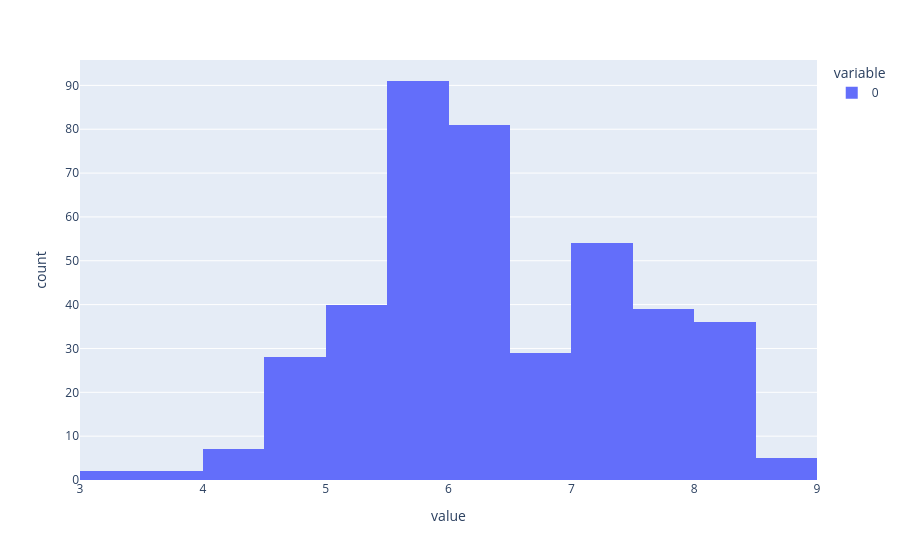

Notebook code cell kept with this figure:
### Code cell
px.histogram(np.log(df_X['X3 distance to the nearest MRT station'].to_numpy()))

### Figure 1 — Plotly figure (JSON) as saved in the notebook; plotly's stock layout.template omitted (floating-point values rounded to 4 significant figures; data arrays with more than 128 entries replaced by an {"elided": "..."} marker saying what was removed)
{"data": [{"bingroup": "x", "hovertemplate": "variable=0<br>value=%{x}<br>count=%{y}<extra></extra>", "legendgroup": "0", "marker": {"color": "#636efa", "pattern": {"shape": ""}}, "name": "0", "orientation": "v", "showlegend": true, "type": "histogram", "x": {"elided": "414 float values"}, "xaxis": "x", "yaxis": "y"}], "layout": {"barmode": "relative", "legend": {"title": {"text": "variable"}, "tracegroupgap": 0}, "margin": {"t": 60}, "xaxis": {"anchor": "y", "domain": [0, 1], "title": {"text": "value"}}, "yaxis": {"anchor": "x", "domain": [0, 1], "title": {"text": "count"}}}}
